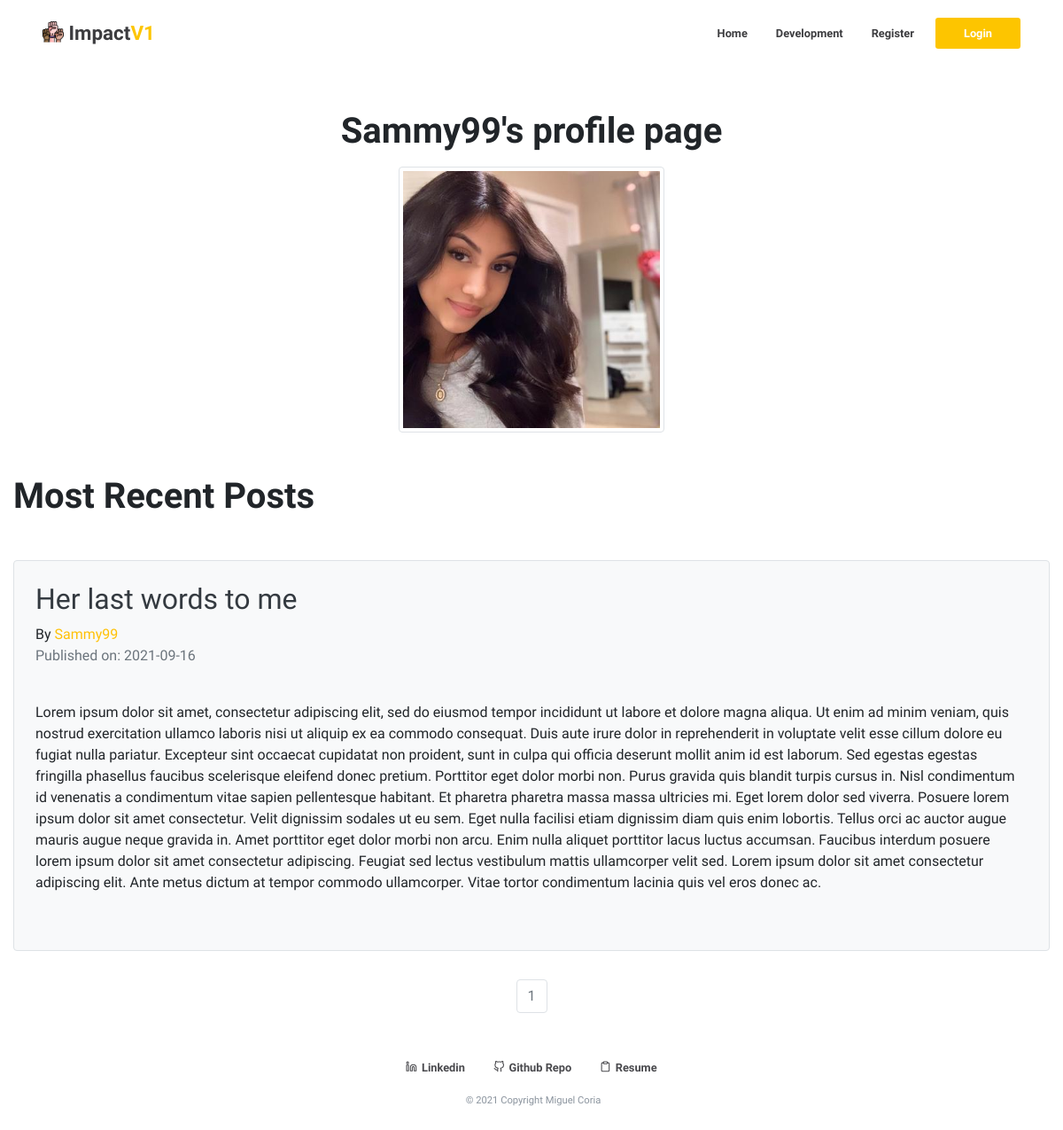
The app's page /Sammy99 with its own data.
### impact/models.py (models this page shows, shortened)
class User(db.Model,UserMixin):
    __tablename__ = 'users'
    id = db.Column(db.Integer, primary_key=True)
    profile_image = db.Column(db.String(64), nullable=False, default='default_profile.png')
    email = db.Column(db.String(64), unique=True, index=True)
    username = db.Column(db.String(64), unique=True, index=True)
    password_hash = db.Column(db.String(128))
    posts = db.relationship("Post", backref="author", lazy=True)

class Post(db.Model):
    users = db.relationship(User)
    id = db.Column(db.Integer, primary_key=True)
    post_image = db.Column(db.String(64), nullable=False, default='default_thumb.png')
    user_id = db.Column(db.Integer, db.ForeignKey('users.id'), nullable=False)
    date = db.Column(db.DateTime, nullable=False, default=datetime.utcnow)
    title = db.Column(db.String(140), nullable=False)
    text = db.Column(db.Text, nullable=False)

### impact/users/views.py (the view)
@users.route("/<username>")
def user_posts(username):
    page = request.args.get('page', 1, type=int)
    user = User.query.filter_by(username=username).first_or_404()
    posts = Post.query.filter_by(author=user).order_by(Post.date.desc()).paginate(page=page, per_page=5)
    return render_template('user_posts.html', posts=posts, user=user)

### impact/templates/user_posts.html
{% extends "base.html" %}
{% block content %}
<div class="">
    <div align='center'>
    <h1 class="mb-3 mt-5 font-weight-bold">{{user.username}}'s profile page</h1>
      <img class="img-thumbnail"src="{{url_for('static',filename='profile_pics/'+user.profile_image)}}" width="300">
    </div>
</div>
<div class="">
<h1 class="font-weight-bold mt-5">Most Recent Posts</h1>
{% for post in posts.items  %}
<div class="mt-5 mb-3 border rounded p-4 bg-light">
  <h2 class="text-dark"> <a class="text-dark" href="{{url_for('blog_post.blog_post',blog_post_id=post.id)}}">{{post.title}}</a> </h2>
  By <a href="{{url_for('users.user_posts',username=post.author.username)}}" class="text-warning">{{post.author.username}}</a>
  <p class='text-muted'>Published on: {{post.date.strftime("%Y-%m-%d")}}</p>
   <br>
   <p>{{post.text}}</p>
   <br>
  </div>
{% endfor %}
</div>
<nav aria-label='Page Navigation example'>
<ul class="pagination justify-content-center">
    {% for page_num in posts.iter_pages(left_edge=1,right_edge=1,left_current=1,right_current=2)  %}
      {% if posts.page == page_num %}
      <li class='page-item disabled'>
        <a class="page-link" href="{{url_for('users.user_posts',username=user.username,page=page_num)}}">{{ page_num}}</a>
      </li>
      {% else %}
      <li class='page-item'>
        <a class="page-link" href="{{url_for('users.user_posts',username=user.username,page=page_num)}}">{{ page_num}}</a>
      </li>
      {% endif %}
    {% endfor %}
  </ul>
</nav>
{% endblock %}

### impact/static/styles/main.css (style rules this page uses)
body { font-family: "Open Sans", sans-serif !important; height: 100vh; }
nav { padding: 1rem 6rem !important; background-color: #ffff; }
@media only screen and (max-width: 1250px) { nav { padding: 1rem 3rem !important; } }

### records on screen
User: username "Sammy99", profile_image (picture)
Post: title "Her last words to me", author.username "Sammy99", date "2021-09-16", text "Lorem ipsum dolor sit amet, consectetur adipiscing elit, sed do eiusmod tempor incididunt ut labore et dolore magna aliqua. Ut enim ad minim veniam, quis nostrud exercitation ullamco laboris nisi ut aliquip ex ea commodo consequat. Duis aute irure dolor in reprehenderit in voluptate velit esse cillum dolore eu fugiat nulla pariatur. Excepteur sint occaecat cupidatat non proident, sunt in culpa qui officia deserunt mollit anim id est laborum. Sed egestas egestas fringilla phasellus faucibus scelerisque eleifend donec pretium. Porttitor eget dolor morbi non. Purus gravida quis blandit turpis cursus in. Nisl condimentum id venenatis a condimentum vitae sapien pellentesque habitant. Et pharetra…"

### other values on screen
{{ page_num }} "1"
